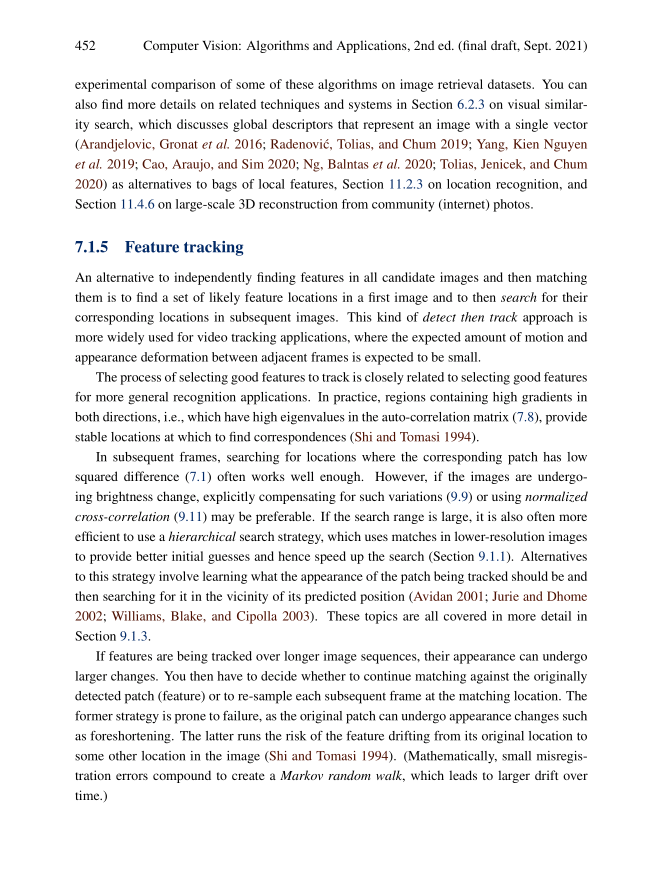
#> input picture assignment_4/Input/reference_img.png, 1325 x 1750 px (shown at 1/2 size)
$ python main.py
#> lines starting #> are read from the running program, lines starting #| are printed output that depends on the picture; after the words box and inside, x2 and y2 are one past the last pixel; in counts of white or black regions, pixels touching at a corner belong together
from pathlib import Path
import cv2
import numpy as np

def harris_corner_detection(image_path: Path, save_path: Path):
    img = cv2.imread(str(image_path))
#> img is the input picture: shape (1750, 1325, 3); mean B, G, R 239, 239, 239.3
    gray = cv2.cvtColor(img, cv2.COLOR_BGR2GRAY)
    dst = cv2.cornerHarris(np.float32(gray), 2, 3, 0.04)
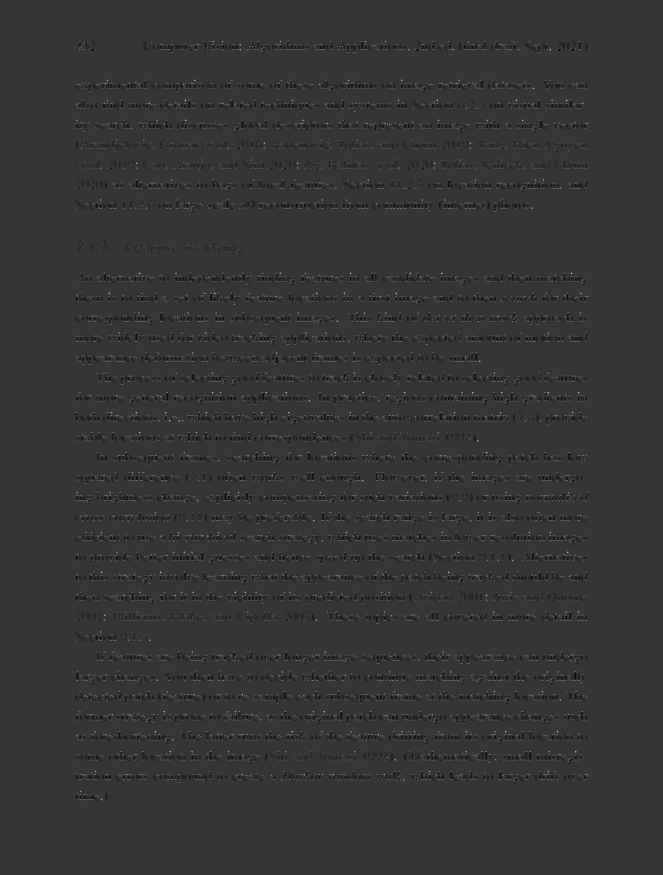
#> dst: shape (1750, 1325) float32 (shown at 1/2 size); min -169130016, max 626358080, mean -693848.5; drawn with min black and max white
    dst = cv2.dilate(dst, None)
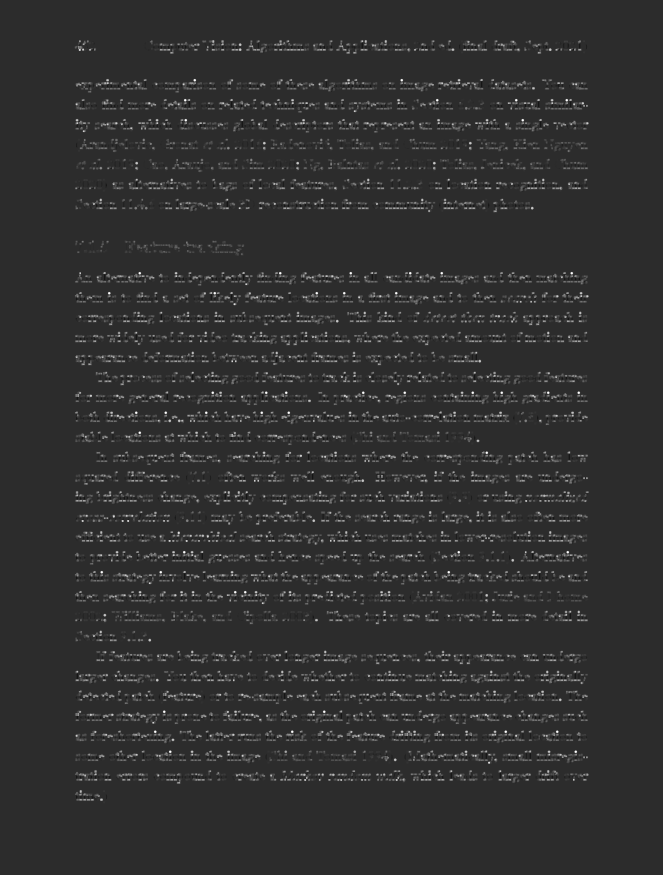
#> dst: shape (1750, 1325) float32 (shown at 1/2 size); min -133245432, max 626358080, mean 13662598; drawn with min black and max white
    out = img.copy()
    out[dst > 0.02 * dst.max()] = [0, 0, 255]
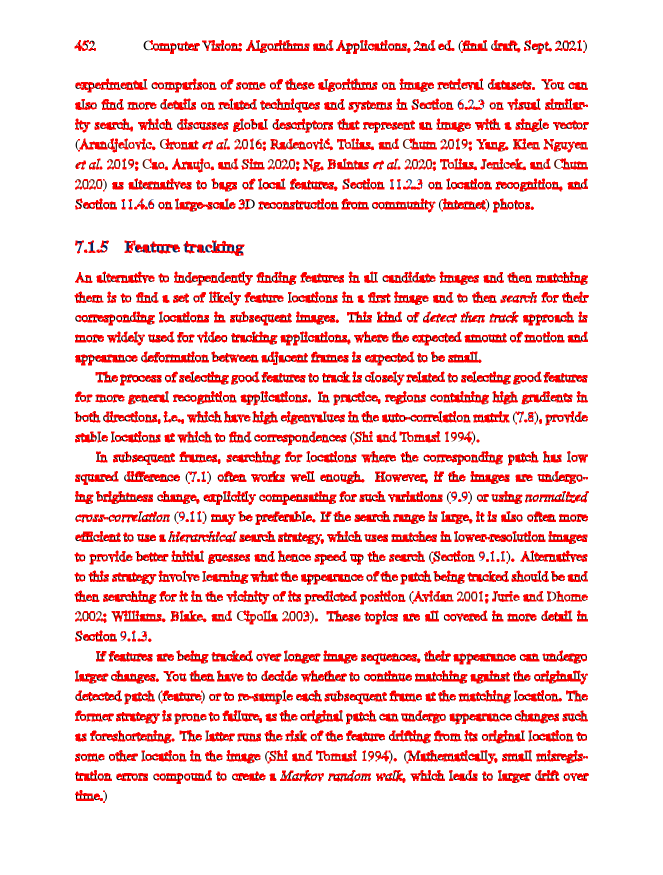
#> out: shape (1750, 1325, 3) (shown at 1/2 size); 11.74% of pixels changed, all inside (x1, y1, x2, y2) = (149, 80, 1178, 1606)
    save_path.parent.mkdir(parents=True, exist_ok=True)
    cv2.imwrite(str(save_path), out)

def prep_gray(img_bgr: np.ndarray) -> np.ndarray:
    g = cv2.cvtColor(img_bgr, cv2.COLOR_BGR2GRAY)
    g = cv2.createCLAHE(clipLimit=2.0, tileGridSize=(8, 8)).apply(g)
    g = cv2.GaussianBlur(g, (3, 3), 0)
    return g

def edge_mask(img_bgr: np.ndarray) -> np.ndarray:
    g = cv2.cvtColor(img_bgr, cv2.COLOR_BGR2GRAY)
    g = cv2.GaussianBlur(g, (5, 5), 0)
    e = cv2.Canny(g, 60, 180)
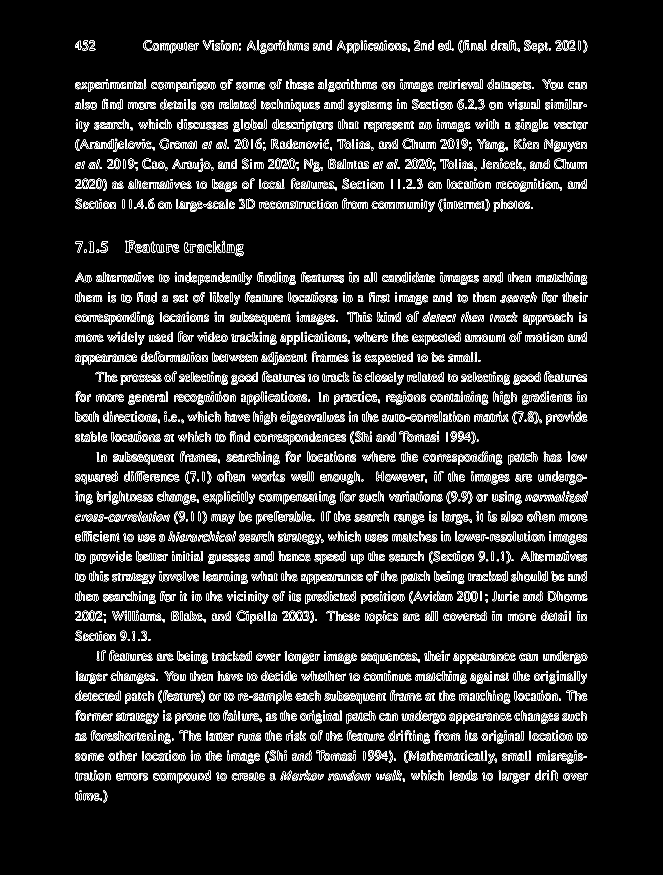
#> e: shape (1750, 1325) (shown at 1/2 size); 7.1% white in thin lines or dots, all inside (x1, y1, x2, y2) = (150, 80, 1176, 1605)
    k = np.ones((3, 3), np.uint8)
    e = cv2.dilate(e, k, iterations=1)
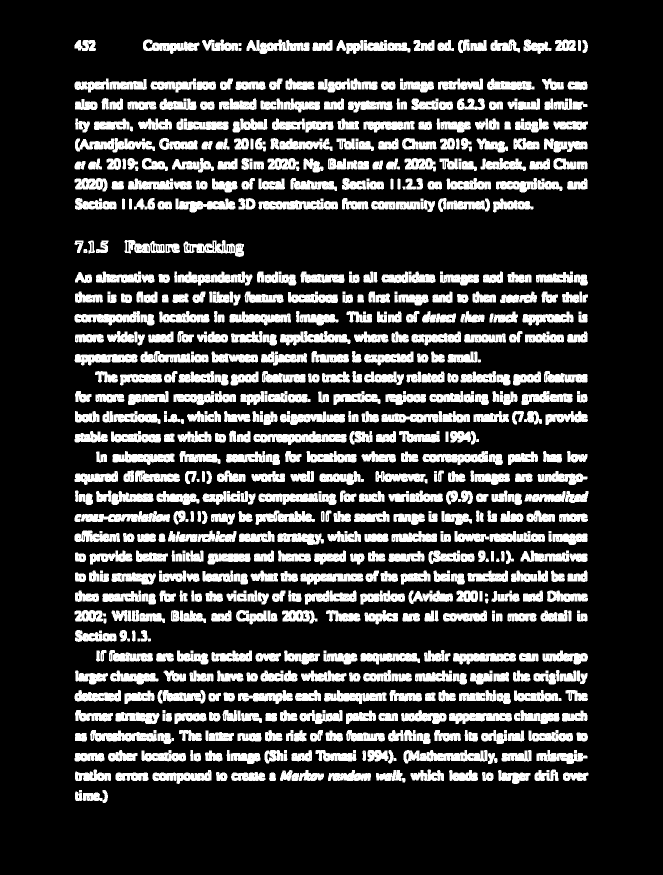
#> e: shape (1750, 1325) (shown at 1/2 size); 20.3% white; 759 white regions, largest, box (x1, y1, x2, y2) and area: (507, 862, 693, 890) 2808, (807, 1500, 975, 1527) 2708, (149, 1022, 340, 1044) 2675
    e = cv2.morphologyEx(e, cv2.MORPH_CLOSE, k, iterations=1)
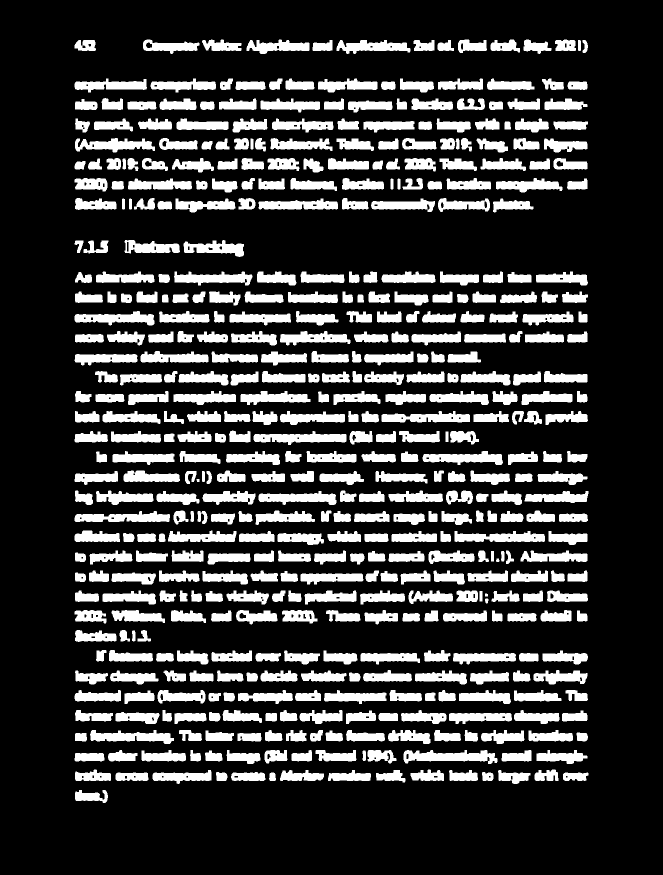
#> e: shape (1750, 1325) (shown at 1/2 size); 21.6% white; 491 white regions, largest, box (x1, y1, x2, y2) and area: (807, 1500, 995, 1528) 3227, (507, 862, 693, 890) 2967, (149, 1022, 340, 1044) 2842
    return e

def estimate_homography(pts1: np.ndarray, pts2: np.ndarray):
    method = getattr(cv2, "USAC_MAGSAC", None)
    if method is not None:
        return cv2.findHomography(pts1, pts2, method, ransacReprojThreshold=3.0,
                                  confidence=0.999, maxIters=10000)
    return cv2.findHomography(pts1, pts2, cv2.RANSAC, ransacReprojThreshold=3.0, confidence=0.999)

def is_homography_reasonable(H: np.ndarray, w: int, h: int) -> bool:
    if H is None:
        return False
    corners = np.float32([[0, 0], [w - 1, 0], [w - 1, h - 1], [0, h - 1]]).reshape(-1, 1, 2)
    warped = cv2.perspectiveTransform(corners, H).reshape(-1, 2)
    x, y = warped[:, 0], warped[:, 1]
    A = 0.5 * abs(np.dot(x, np.roll(y, -1)) - np.dot(y, np.roll(x, -1)))
    if A < 0.1 * (w * h) or A > 4.0 * (w * h):
        return False
    v = np.roll(warped, -1, axis=0) - warped
    v_next = np.roll(v, -1, axis=0)
    cross_z = v[:, 0] * v_next[:, 1] - v[:, 1] * v_next[:, 0]
    return np.all(cross_z > 0) or np.all(cross_z < 0)

def align_with_sift(image_to_align_path: Path, reference_image_path: Path):
    im1 = cv2.imread(str(image_to_align_path))
    im2 = cv2.imread(str(reference_image_path))
    g2 = prep_gray(im2)
    mask2 = edge_mask(im2)
    sift = cv2.SIFT_create(nfeatures=3000, contrastThreshold=0.02, edgeThreshold=10, sigma=1.2)
    flann = cv2.FlannBasedMatcher(dict(algorithm=1, trees=5), dict(checks=200))
    scales = [0.5, 0.75, 1.0, 1.25, 1.5]
    best, best_inliers = None, 0
    for s in scales:
        im1s = cv2.resize(im1, dsize=None, fx=s, fy=s,
                          interpolation=cv2.INTER_AREA if s < 1.0 else cv2.INTER_CUBIC)
        g1 = prep_gray(im1s)
        kp1, des1 = sift.detectAndCompute(g1, None)
        kp2, des2 = sift.detectAndCompute(g2, mask2)
        if des1 is None or des2 is None or len(kp1) < 4 or len(kp2) < 4:
            continue
        knn = flann.knnMatch(des1, des2, k=2)
        good = [m for m, n in knn if m.distance < 0.8 * n.distance]
        if len(good) < 4:
            continue
        pts1 = np.float32([kp1[m.queryIdx].pt for m in good]).reshape(-1, 1, 2)
        pts2 = np.float32([kp2[m.trainIdx].pt for m in good]).reshape(-1, 1, 2)
        Hs, inliers = estimate_homography(pts1, pts2)
        if Hs is None or inliers is None:
            continue
        inl = int(inliers.sum())
        if inl > best_inliers and is_homography_reasonable(Hs, im2.shape[1], im2.shape[0]):
            best = (Hs, s, kp1, kp2, good, inliers, im1s)
            best_inliers = inl
#> after the loop, best_inliers = 0
    Hs, s, kp1, kp2, good, inliers, im1s = best
    H = Hs @ np.array([[s, 0, 0], [0, s, 0], [0, 0, 1]], dtype=np.float64)
    h, w = im2.shape[:2]
    aligned = cv2.warpPerspective(im1, H, (w, h))
    matches = cv2.drawMatches(im1s, kp1, im2, kp2, good, None,
                              matchesMask=inliers.ravel().tolist(),
                              flags=cv2.DrawMatchesFlags_NOT_DRAW_SINGLE_POINTS)
    return aligned, matches

def main():
    base = Path(__file__).resolve().parent
    in_dir = base / "Input"
    out_dir = base / "output"
    ref_path = in_dir / "reference_img.png"
    align_path = in_dir / "align_this.jpg"
    out_dir.mkdir(parents=True, exist_ok=True)
    harris_corner_detection(ref_path, out_dir / "harris.png")
    aligned_img, matches_img = align_with_sift(align_path, ref_path)
    cv2.imwrite(str(out_dir / "aligned.png"), aligned_img)
    cv2.imwrite(str(out_dir / "matches.png"), matches_img)

if __name__ == "__main__":
#> (the run stopped early here; a loop or call above may not have finished)
